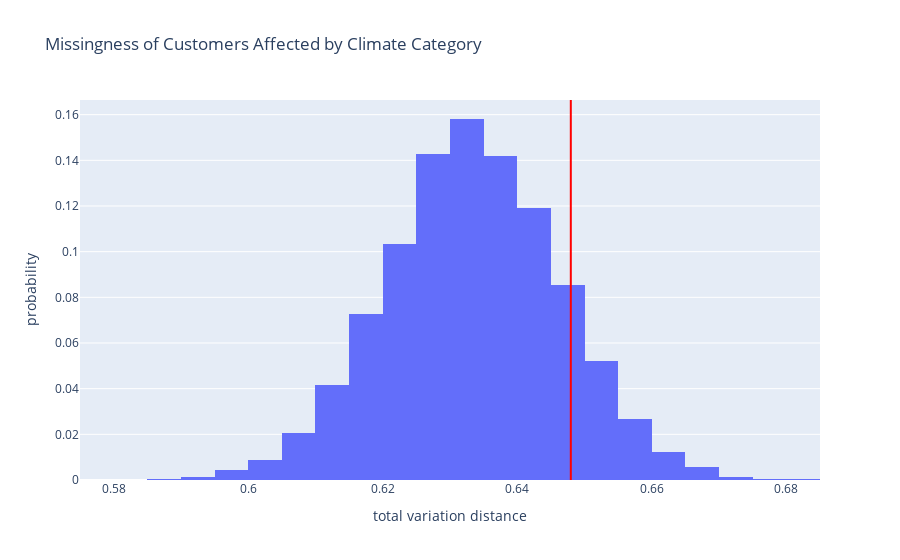

Notebook cell for this chart:
### Code cell
figure = px.histogram(pd.DataFrame(simulated_climate_tvd), x = 0, nbins = 25, histnorm = 'probability',
                     labels = {"0" : "total variation distance"},
                     title = 'Missingness of Customers Affected by Climate Category')
p_val_climate = (simulated_climate_tvd > observed_climate_tvd).sum() / 10000

print(p_val_climate)

figure.add_vline(x = observed_climate_tvd, line_color = 'red')
figure.write_html("assets/plot-missing2.html")
figure

### Figure 1 — Plotly figure (JSON) as saved in the notebook; plotly's stock layout.template omitted (floating-point values rounded to 4 significant figures; data arrays with more than 128 entries replaced by an {"elided": "..."} marker saying what was removed)
{"data": [{"alignmentgroup": "True", "bingroup": "x", "histnorm": "probability", "hovertemplate": "total variation distance=%{x}<br>probability=%{y}<extra></extra>", "legendgroup": "", "marker": {"color": "#636efa", "pattern": {"shape": ""}}, "name": "", "nbinsx": 25, "offsetgroup": "", "orientation": "v", "showlegend": false, "type": "histogram", "x": {"elided": "10000 float values"}, "xaxis": "x", "yaxis": "y"}], "layout": {"barmode": "relative", "legend": {"tracegroupgap": 0}, "shapes": [{"line": {"color": "red"}, "type": "line", "x0": 0.648, "x1": 0.648, "xref": "x", "y0": 0, "y1": 1, "yref": "y domain"}], "title": {"text": "Missingness of Customers Affected by Climate Category"}, "xaxis": {"anchor": "y", "domain": [0, 1], "title": {"text": "total variation distance"}}, "yaxis": {"anchor": "x", "domain": [0, 1], "title": {"text": "probability"}}}}
